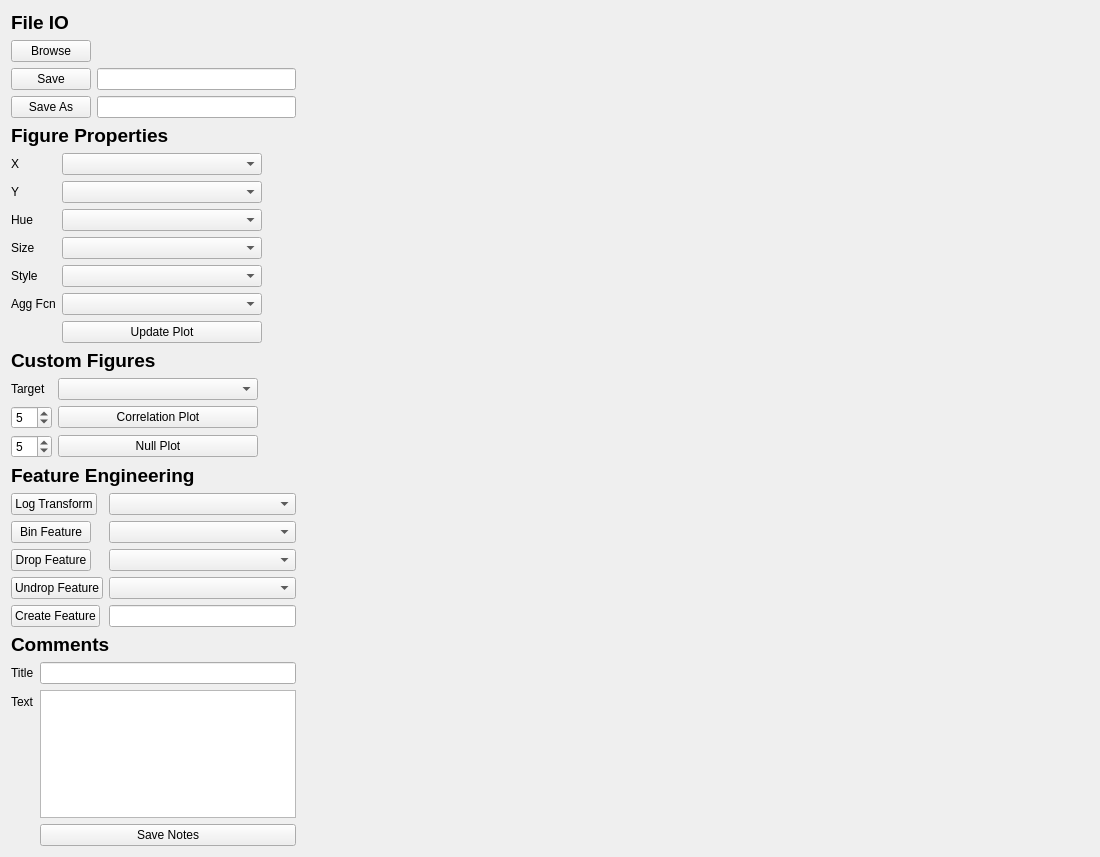
<?xml version="1.0" encoding="UTF-8"?>
<ui version="4.0">
 <class>WindowLayout</class>
 <widget class="QWidget" name="WindowLayout">
  <property name="geometry">
   <rect>
    <x>0</x>
    <y>0</y>
    <width>1100</width>
    <height>857</height>
   </rect>
  </property>
  <property name="windowTitle">
   <string>Form</string>
  </property>
  <layout class="QHBoxLayout" name="horizontalLayout" stretch="0,1">
   <item>
    <layout class="QVBoxLayout" name="verticalLayout_2" stretch="0,1,0,1,0,1,0,1,0,0">
     <item>
      <widget class="QLabel" name="label_4">
       <property name="font">
        <font>
         <pointsize>14</pointsize>
         <bold>true</bold>
        </font>
       </property>
       <property name="text">
        <string>File IO</string>
       </property>
      </widget>
     </item>
     <item>
      <layout class="QFormLayout" name="file_IO_layout">
       <item row="0" column="0">
        <widget class="QPushButton" name="browse_button">
         <property name="text">
          <string>Browse</string>
         </property>
        </widget>
       </item>
       <item row="2" column="0">
        <widget class="QPushButton" name="saveas_button">
         <property name="text">
          <string>Save As</string>
         </property>
        </widget>
       </item>
       <item row="2" column="1">
        <widget class="QLineEdit" name="saveas_lineedit">
         <property name="maximumSize">
          <size>
           <width>200</width>
           <height>16777215</height>
          </size>
         </property>
        </widget>
       </item>
       <item row="1" column="0">
        <widget class="QPushButton" name="save_button">
         <property name="text">
          <string>Save</string>
         </property>
        </widget>
       </item>
       <item row="1" column="1">
        <widget class="QLineEdit" name="save_lineedit">
         <property name="sizePolicy">
          <sizepolicy hsizetype="Fixed" vsizetype="Fixed">
           <horstretch>0</horstretch>
           <verstretch>0</verstretch>
          </sizepolicy>
         </property>
         <property name="maximumSize">
          <size>
           <width>200</width>
           <height>16777215</height>
          </size>
         </property>
         <property name="font">
          <font>
           <pointsize>8</pointsize>
          </font>
         </property>
         <property name="text">
          <string/>
         </property>
        </widget>
       </item>
      </layout>
     </item>
     <item>
      <widget class="QLabel" name="label_3">
       <property name="font">
        <font>
         <pointsize>14</pointsize>
         <bold>true</bold>
        </font>
       </property>
       <property name="text">
        <string>Figure Properties</string>
       </property>
      </widget>
     </item>
     <item>
      <layout class="QFormLayout" name="figure_props_layout">
       <item row="0" column="0">
        <widget class="QLabel" name="x_label">
         <property name="text">
          <string>X</string>
         </property>
        </widget>
       </item>
       <item row="0" column="1">
        <widget class="QComboBox" name="x_combobox">
         <property name="maximumSize">
          <size>
           <width>200</width>
           <height>16777215</height>
          </size>
         </property>
        </widget>
       </item>
       <item row="1" column="0">
        <widget class="QLabel" name="y_label">
         <property name="text">
          <string>Y</string>
         </property>
        </widget>
       </item>
       <item row="1" column="1">
        <widget class="QComboBox" name="y_combobox">
         <property name="maximumSize">
          <size>
           <width>200</width>
           <height>16777215</height>
          </size>
         </property>
        </widget>
       </item>
       <item row="2" column="0">
        <widget class="QLabel" name="hue_label">
         <property name="text">
          <string>Hue</string>
         </property>
        </widget>
       </item>
       <item row="2" column="1">
        <widget class="QComboBox" name="hue_combobox">
         <property name="maximumSize">
          <size>
           <width>200</width>
           <height>16777215</height>
          </size>
         </property>
        </widget>
       </item>
       <item row="3" column="0">
        <widget class="QLabel" name="size_label">
         <property name="text">
          <string>Size</string>
         </property>
        </widget>
       </item>
       <item row="3" column="1">
        <widget class="QComboBox" name="size_combobox">
         <property name="maximumSize">
          <size>
           <width>200</width>
           <height>16777215</height>
          </size>
         </property>
        </widget>
       </item>
       <item row="4" column="0">
        <widget class="QLabel" name="style_label">
         <property name="text">
          <string>Style</string>
         </property>
        </widget>
       </item>
       <item row="4" column="1">
        <widget class="QComboBox" name="style_combobox">
         <property name="maximumSize">
          <size>
           <width>200</width>
           <height>16777215</height>
          </size>
         </property>
        </widget>
       </item>
       <item row="5" column="0">
        <widget class="QLabel" name="label_5">
         <property name="text">
          <string>Agg Fcn</string>
         </property>
        </widget>
       </item>
       <item row="5" column="1">
        <widget class="QComboBox" name="aggregate_combobox">
         <property name="maximumSize">
          <size>
           <width>200</width>
           <height>16777215</height>
          </size>
         </property>
        </widget>
       </item>
       <item row="6" column="1">
        <widget class="QPushButton" name="update_button">
         <property name="maximumSize">
          <size>
           <width>200</width>
           <height>16777215</height>
          </size>
         </property>
         <property name="text">
          <string>Update Plot</string>
         </property>
        </widget>
       </item>
      </layout>
     </item>
     <item>
      <widget class="QLabel" name="label_2">
       <property name="font">
        <font>
         <pointsize>14</pointsize>
         <bold>true</bold>
        </font>
       </property>
       <property name="text">
        <string>Custom Figures</string>
       </property>
      </widget>
     </item>
     <item>
      <layout class="QFormLayout" name="target_plots_layout">
       <item row="0" column="0">
        <widget class="QLabel" name="target_label">
         <property name="text">
          <string>Target</string>
         </property>
        </widget>
       </item>
       <item row="0" column="1">
        <widget class="QComboBox" name="target_combobox">
         <property name="maximumSize">
          <size>
           <width>200</width>
           <height>16777215</height>
          </size>
         </property>
        </widget>
       </item>
       <item row="1" column="1">
        <widget class="QPushButton" name="corr_button">
         <property name="maximumSize">
          <size>
           <width>200</width>
           <height>16777215</height>
          </size>
         </property>
         <property name="text">
          <string>Correlation Plot</string>
         </property>
        </widget>
       </item>
       <item row="2" column="1">
        <widget class="QPushButton" name="nullpct_button">
         <property name="maximumSize">
          <size>
           <width>200</width>
           <height>16777215</height>
          </size>
         </property>
         <property name="text">
          <string>Null Plot</string>
         </property>
        </widget>
       </item>
       <item row="2" column="0">
        <widget class="QSpinBox" name="nullpct_spinbox">
         <property name="minimum">
          <number>1</number>
         </property>
         <property name="value">
          <number>5</number>
         </property>
        </widget>
       </item>
       <item row="1" column="0">
        <widget class="QSpinBox" name="corr_spinbox">
         <property name="minimum">
          <number>1</number>
         </property>
         <property name="value">
          <number>5</number>
         </property>
        </widget>
       </item>
      </layout>
     </item>
     <item>
      <widget class="QLabel" name="label">
       <property name="font">
        <font>
         <pointsize>14</pointsize>
         <bold>true</bold>
        </font>
       </property>
       <property name="text">
        <string>Feature Engineering</string>
       </property>
      </widget>
     </item>
     <item>
      <layout class="QFormLayout" name="feature_engr_layout">
       <item row="1" column="0">
        <widget class="QPushButton" name="log_button">
         <property name="text">
          <string>Log Transform</string>
         </property>
        </widget>
       </item>
       <item row="1" column="1">
        <widget class="QComboBox" name="log_combobox">
         <property name="maximumSize">
          <size>
           <width>200</width>
           <height>16777215</height>
          </size>
         </property>
        </widget>
       </item>
       <item row="2" column="0">
        <widget class="QPushButton" name="bin_button">
         <property name="text">
          <string>Bin Feature</string>
         </property>
        </widget>
       </item>
       <item row="2" column="1">
        <widget class="QComboBox" name="bin_combobox">
         <property name="maximumSize">
          <size>
           <width>200</width>
           <height>16777215</height>
          </size>
         </property>
        </widget>
       </item>
       <item row="3" column="0">
        <widget class="QPushButton" name="drop_button">
         <property name="text">
          <string>Drop Feature</string>
         </property>
        </widget>
       </item>
       <item row="3" column="1">
        <widget class="QComboBox" name="drop_combobox">
         <property name="maximumSize">
          <size>
           <width>200</width>
           <height>16777215</height>
          </size>
         </property>
        </widget>
       </item>
       <item row="4" column="0">
        <widget class="QPushButton" name="undrop_button">
         <property name="text">
          <string>Undrop Feature</string>
         </property>
        </widget>
       </item>
       <item row="4" column="1">
        <widget class="QComboBox" name="undrop_combobox">
         <property name="maximumSize">
          <size>
           <width>200</width>
           <height>16777215</height>
          </size>
         </property>
        </widget>
       </item>
       <item row="5" column="0">
        <widget class="QPushButton" name="create_button">
         <property name="text">
          <string>Create Feature</string>
         </property>
        </widget>
       </item>
       <item row="5" column="1">
        <widget class="QLineEdit" name="create_lineedit"/>
       </item>
      </layout>
     </item>
     <item>
      <widget class="QLabel" name="label_6">
       <property name="font">
        <font>
         <pointsize>14</pointsize>
         <bold>true</bold>
        </font>
       </property>
       <property name="text">
        <string>Comments</string>
       </property>
      </widget>
     </item>
     <item>
      <layout class="QFormLayout" name="formLayout">
       <item row="1" column="0">
        <widget class="QLabel" name="label_7">
         <property name="text">
          <string>Title</string>
         </property>
        </widget>
       </item>
       <item row="1" column="1">
        <widget class="QLineEdit" name="title_lineedit"/>
       </item>
       <item row="2" column="0">
        <widget class="QLabel" name="label_8">
         <property name="text">
          <string>Text</string>
         </property>
        </widget>
       </item>
       <item row="2" column="1">
        <widget class="QTextEdit" name="text_textedit"/>
       </item>
       <item row="3" column="1">
        <widget class="QPushButton" name="notes_button">
         <property name="text">
          <string>Save Notes</string>
         </property>
        </widget>
       </item>
      </layout>
     </item>
    </layout>
   </item>
   <item>
    <layout class="QVBoxLayout" name="plot_layout">
     <property name="leftMargin">
      <number>0</number>
     </property>
     <property name="topMargin">
      <number>0</number>
     </property>
     <property name="bottomMargin">
      <number>20</number>
     </property>
    </layout>
   </item>
  </layout>
 </widget>
 <resources/>
 <connections/>
</ui>
